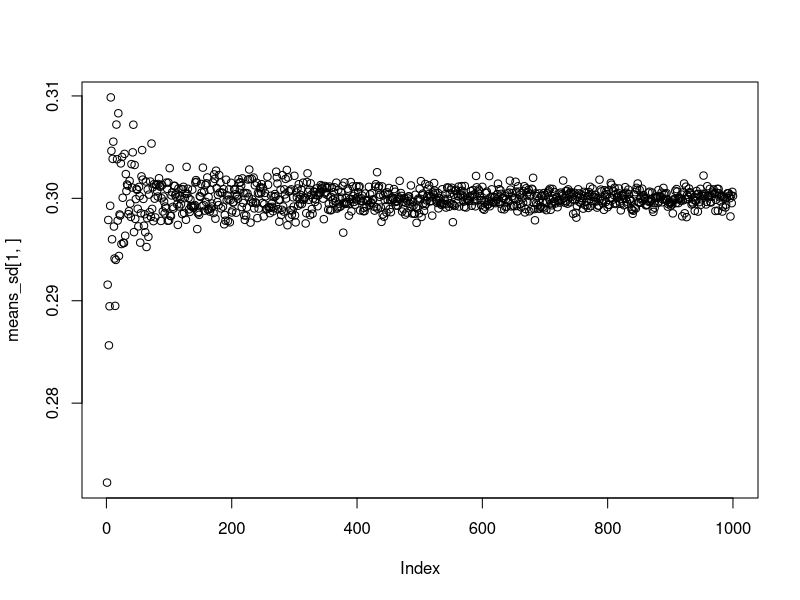
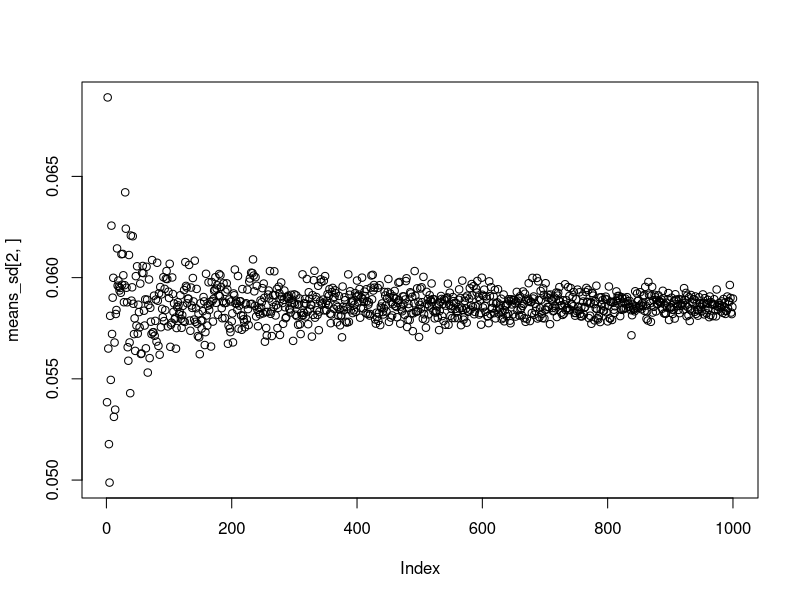
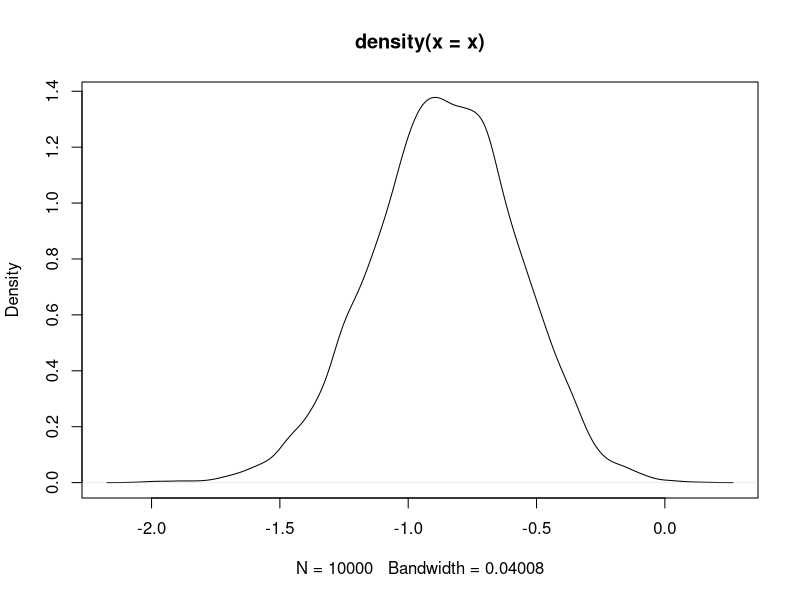
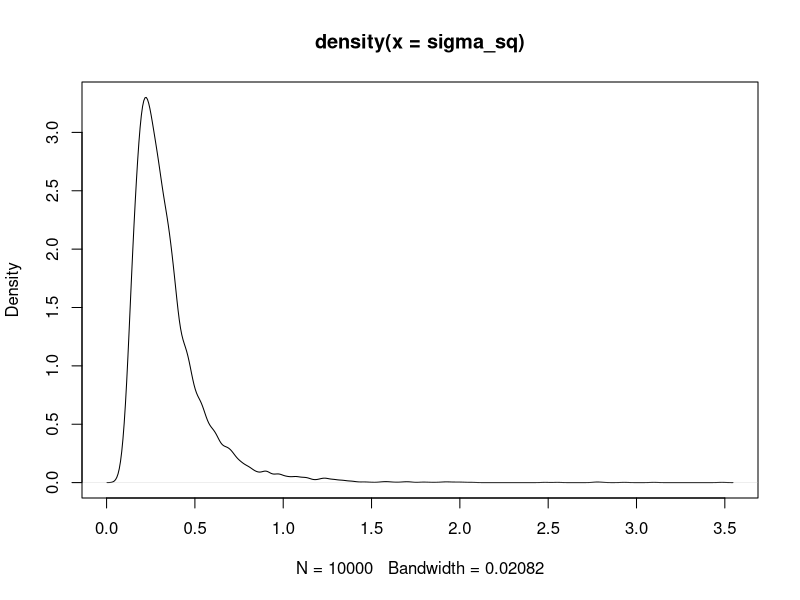
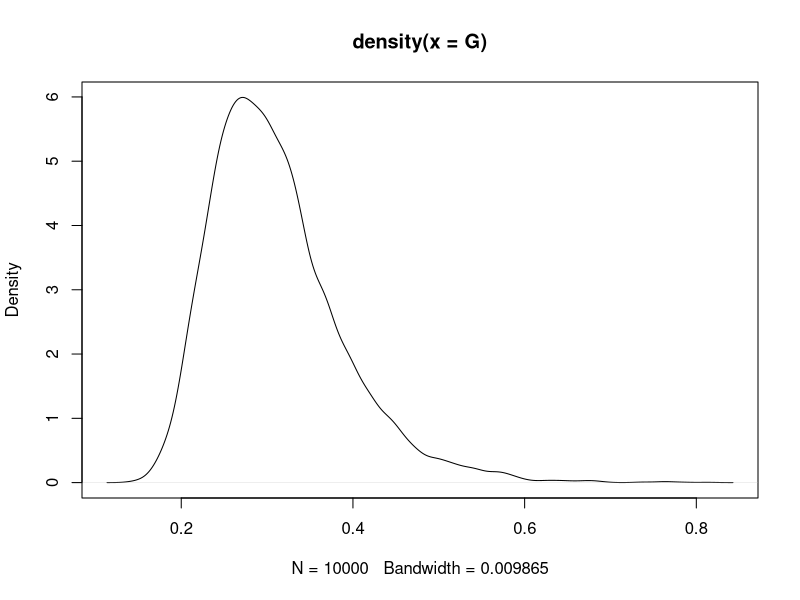
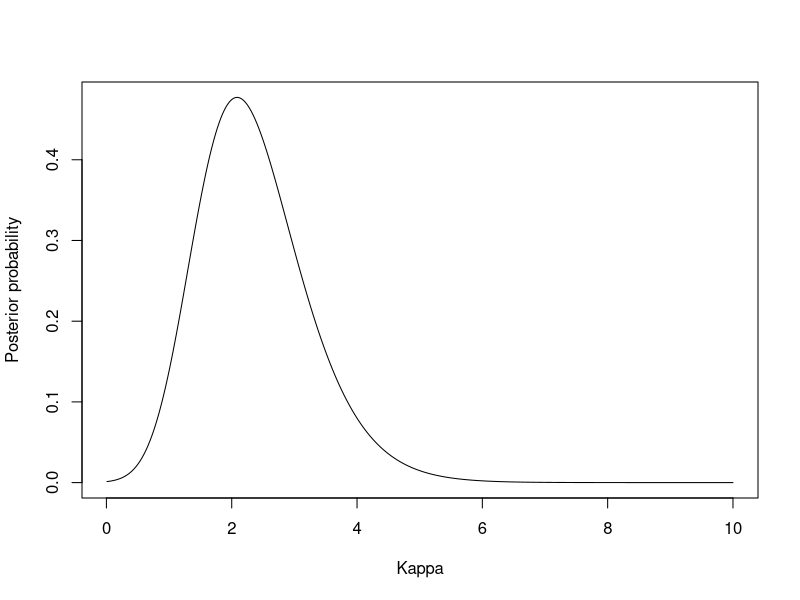

Generate these figures, in order, with R:
# 1.a)
s = 13
n = 50
f = n - s
a0 = 5
b0 = 5

#the different amount of draws
draws = matrix(seq(from=10, to= 10000, by=10))

#function for making the draws and calculate mean and sd of theta
draw = function(nDraws, s, n, f, a0, b0){
  posterior = rbeta(nDraws, a0 + s, b0 + f)
  mean = mean(posterior)
  sd = sd(posterior)
  return(c(mean, sd))
}

#for each amount of draws, calculate means and sd's
means_sd = apply(draws, 1, draw, s=s, n=n, f=f, a0=a0, b0=b0)

#plot results
plot(means_sd[1,])
plot(means_sd[2,])


# 1.b)
nDraws = 10000

#make the draws
x = rbeta(nDraws, a0 + s, b0 + f)

#check fraction of the draws smaller than 0.3, becomes the posterior probability of theta smaller than 0.3
sum(x < 0.3) / length(x)

#exact value from the beta cdf
pbeta(0.3, a0 + s, b0 + f)

# 1.c)
nDraws = 10000
x = rbeta(nDraws, a0 + s, b0 + f)
x = log(x/(1-x))
plot(density(x))

# --------------------------------------------------------------------------------------------------------------
# 2.a)
nDraws = 10000
mu = 3.5
sample = c(33, 24, 48, 32, 55, 74, 23, 76, 17)
n = as.numeric(length(sample))

#drawing sigma_sq (posterior) from inv-chi(n,tau_sq), (tau_sq is prior variance for sigma_sq)
tau_sq = sum((log(sample) - mu)^2)/n
x = rchisq(nDraws, n)
sigma_sq = n * tau_sq / x

plot(density(sigma_sq))

# 2.b)
# calculating gini-coefficient
G = 2 * pnorm(sqrt(sigma_sq / 2)) - 1
plot(density(G))

# 2.c)
#computing an empirical cdf for the posterior draws, and with the help of this printing the 2.5% and 97.5% quantiles for the posterior density(G)
cdf = ecdf(G)
quantile(cdf,0.025)
quantile(cdf,0.975)

# 2.d)
density = cbind(density(G)$x, density(G)$y)
density = density[order(density[,2],decreasing=TRUE),]
density = cbind(density, cumsum(density[,2])/sum(density[,2]))

#density now contains in decreasing order of density: parameter value, density, cumulative density
#now selecting the parameter values (column 1) where the proportional cumulative sum of densities (column 3) is less than 95%
highest_densites = density[1:sum(density[,3]<0.95),1]

#the min/max parameter value of the 95% highest density values is the left/right HPDI bound
min(highest_densites)
max(highest_densites)

# ------------------------------------------------------------------------------------------------------------
# 3.a)
# p(??|y, ?) ??? p(y|?, ??) * p(??)
data = c(1.83, 2.02, 2.33, -2.79, 2.07, 2.02, -2.44, 2.14, 2.54, 2.23)
lambda = 1
mu = 2.51

#the values of kappa to evaluate
kappas = seq(0.01, 10, 0.01)

#prior k ~ exp(lambda), so the prior pdf = lambda * e^-(lambda * x), calculated for each kappa
prior = sapply(kappas, function(x) lambda*exp(-lambda * x))

#likelihood according to the pdf in the instructions, multiplied over all data values, calculated for each kappa
likelihood = sapply(kappas, function(x) prod(exp(x * cos(data - mu))/(2 * pi * besselI(x, 0))))

posterior = likelihood * prior

plot(kappas, posterior/(sum(posterior)*0.01), ylab="Posterior probability", xlab="Kappa", type="l")

# 3.b)
#looking for the kappa value with the highest probability
kappas[which.max(posterior)]
